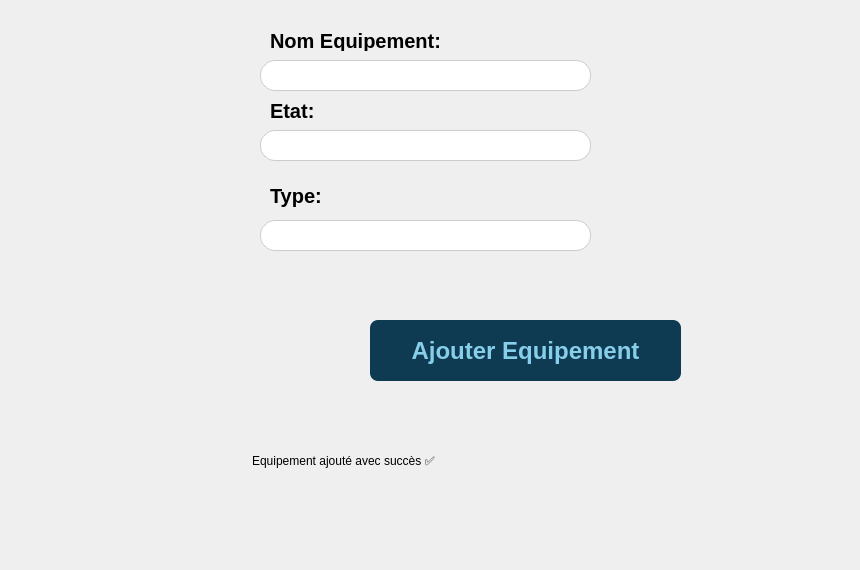
      <widget class="QWidget" name="ajouterEquip">
       <widget class="QFrame" name="frame_8">
        <property name="geometry">
         <rect>
          <x>230</x>
          <y>0</y>
          <width>621</width>
          <height>561</height>
         </rect>
        </property>
        <property name="styleSheet">
         <string notr="true">background: qradialgradient(spread:pad, cx:0.5, cy:0.5, radius:1,
                                stop:0 rgba(255, 255, 255, 100),
                                stop:1 rgba(255, 255, 255, 20));
border-radius: 15px;
    border: 1px solid rgba(255, 255, 255, 30);</string>
        </property>
        <property name="frameShape">
         <enum>QFrame::Shape::StyledPanel</enum>
        </property>
        <property name="frameShadow">
         <enum>QFrame::Shadow::Raised</enum>
        </property>
        <widget class="QLabel" name="label_80">
         <property name="geometry">
          <rect>
           <x>40</x>
           <y>30</y>
           <width>191</width>
           <height>21</height>
          </rect>
         </property>
         <property name="styleSheet">
          <string notr="true">color: black;
font-size: 20px;
font-weight: 500;
font: 14pt &quot;Titillium Web&quot;;
background: transparent;
border: 0px;</string>
         </property>
         <property name="text">
          <string>Nom Equipement:</string>
         </property>
        </widget>
        <widget class="QLineEdit" name="nomEqInput">
         <property name="geometry">
          <rect>
           <x>30</x>
           <y>60</y>
           <width>331</width>
           <height>31</height>
          </rect>
         </property>
         <property name="styleSheet">
          <string notr="true">background: white;
border: 1px solid #ccc;
border-radius: 15px;
font-size: 14px;
color: black;</string>
         </property>
         <property name="text">
          <string/>
         </property>
        </widget>
        <widget class="QLabel" name="label_84">
         <property name="geometry">
          <rect>
           <x>40</x>
           <y>100</y>
           <width>111</width>
           <height>21</height>
          </rect>
         </property>
         <property name="styleSheet">
          <string notr="true">color: black;
font-size: 20px;
font-weight: 500;
font: 14pt &quot;Titillium Web&quot;;
background: transparent;
border: 0px;</string>
         </property>
         <property name="text">
          <string>Etat:</string>
         </property>
        </widget>
        <widget class="QLineEdit" name="etatInput">
         <property name="geometry">
          <rect>
           <x>30</x>
           <y>130</y>
           <width>331</width>
           <height>31</height>
          </rect>
         </property>
         <property name="styleSheet">
          <string notr="true">background: white;
border: 1px solid #ccc;
border-radius: 15px;
font-size: 14px;
color: black;</string>
         </property>
         <property name="text">
          <string/>
         </property>
        </widget>
        <widget class="QLineEdit" name="typeEqInput">
         <property name="geometry">
          <rect>
           <x>30</x>
           <y>220</y>
           <width>331</width>
           <height>31</height>
          </rect>
         </property>
         <property name="styleSheet">
          <string notr="true">background: white;
border: 1px solid #ccc;
border-radius: 15px;
font-size: 14px;
color: black;</string>
         </property>
         <property name="text">
          <string/>
         </property>
        </widget>
        <widget class="QLabel" name="label_83">
         <property name="geometry">
          <rect>
           <x>40</x>
           <y>180</y>
           <width>161</width>
           <height>31</height>
          </rect>
         </property>
         <property name="styleSheet">
          <string notr="true">color: black;
font-size: 20px;
font-weight: 500;
font: 14pt &quot;Titillium Web&quot;;
background: transparent;
border: 0px;</string>
         </property>
         <property name="text">
          <string>Type:</string>
         </property>
        </widget>
        <widget class="QPushButton" name="ajouterEmp_13">
         <property name="geometry">
          <rect>
           <x>140</x>
           <y>320</y>
           <width>311</width>
           <height>61</height>
          </rect>
         </property>
         <property name="styleSheet">
          <string notr="true">background: #0E3B52;  
    border: none;  
    color: skyblue;  
    font-weight: bold; 
    font-size: 24px; 
    padding: 7px 15px;
    border-radius: 8px;  </string>
         </property>
         <property name="text">
          <string>Ajouter Equipement</string>
         </property>
        </widget>
        <widget class="QLineEdit" name="MessageForme_11">
         <property name="geometry">
          <rect>
           <x>20</x>
           <y>420</y>
           <width>631</width>
           <height>81</height>
          </rect>
         </property>
         <property name="styleSheet">
          <string notr="true">background: transparent;
font: 600 22pt &quot;Segoe UI&quot;;
border: 0px;</string>
         </property>
         <property name="text">
          <string>Equipement ajouté avec succès ✅</string>
         </property>
        </widget>
       </widget>
      </widget>
